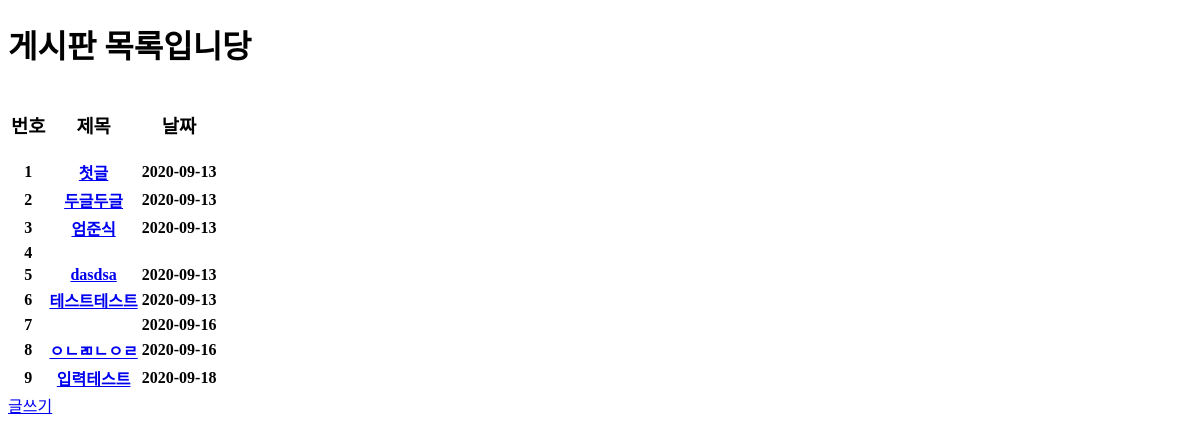
The app's page /, older data.
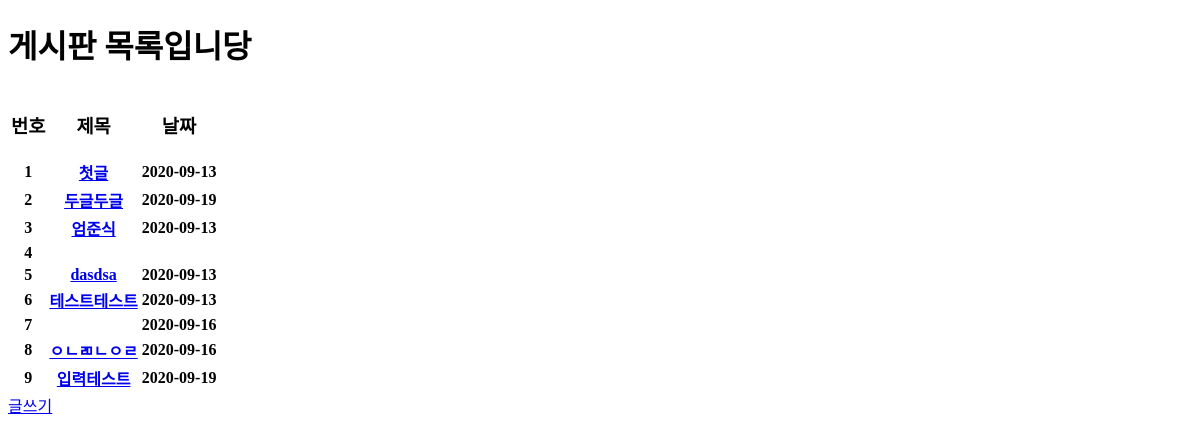
The same page, newer data.
### board/models.py (models this page shows, shortened)
class Post(models.Model):
    title = models.CharField(max_length=200)
    note = models.TextField()
    date = models.DateTimeField(blank=True, null=True)

### board/views.py (the view)
# urls.py: path('', views.board_list, name='board_list'),
def board_list(request):
    posts = Post.objects.all()
    return render(request, 'board_list.html', {'posts': posts})

### templates/board_list.html (shortened to what this page needs)
<!DOCTYPE html>
<html>
    <head>
    </head>
    <body>
        <h1>게시판 목록입니당</h1>
        <table class="table">
            <thead>
            <tr>
                <th><h3>번호</h3></th>
                <th><h3>제목</h3></th>
                <th><h3>날짜</h3></th>
            </tr>
            </thead>
            <tbody>
                {% for post in posts %}
                <tr>
                    <th>{{post.id}}</th>
                    <th>
                        <a href="/board_view?id={{post.id}}">{{post.title}} </a></th>
                    <th>{{ post.date | date:"Y-m-d" }}</th>
                </tr>
                {% endfor %}
            </tbody>
        </table>
       <a href="board_write" class="btn btn-outline-success">글쓰기</a>
    </body>
</html>

Row changes from the older to the newer data that the page shows:
changed Post "두글두글": date "2020-09-13" → "2020-09-19"
changed Post "입력테스트": date "2020-09-18" → "2020-09-19"
